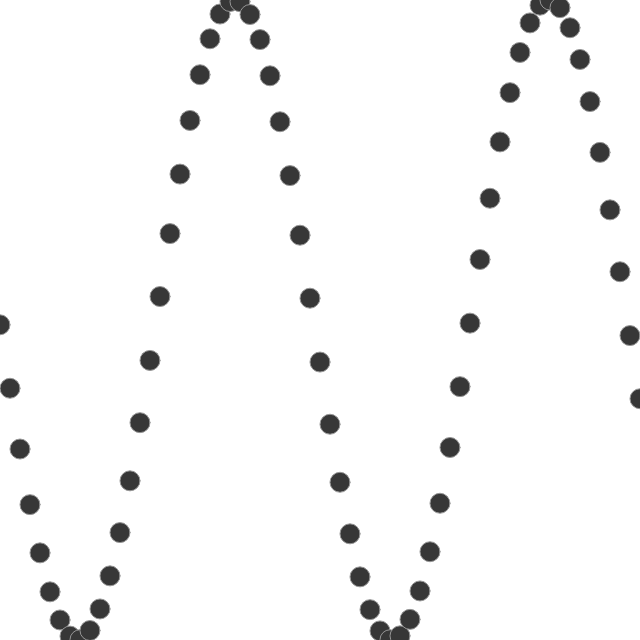
Frame 1 (no input)
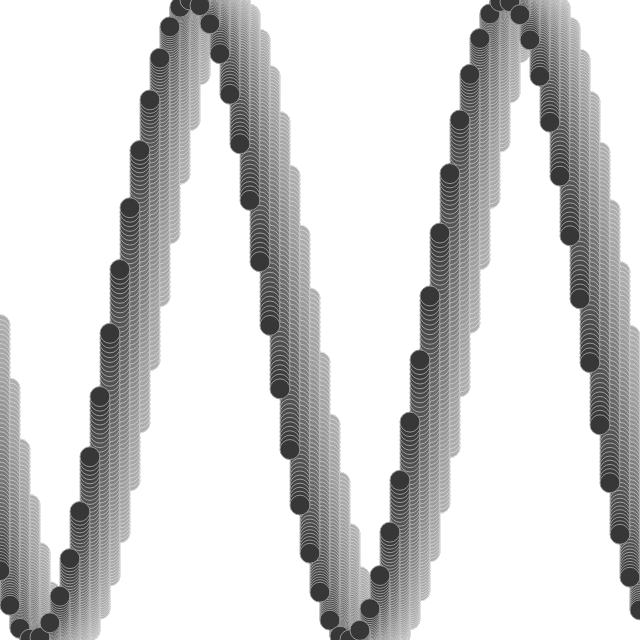
Frame 60 (no input)
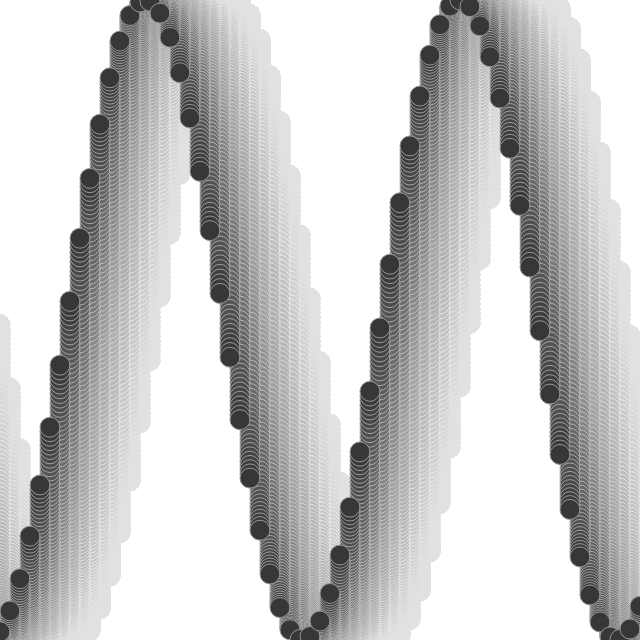
Frame 120 (the mouse pressed at the canvas centre since frame 60)

The p5.js sketch that drew these frames (run headless with seeded random() and noise() and a simulated clock; from frame 60 on, the mouse is pressed at the canvas centre):

// p5.js sketch
// ── sketch.js

var startAngle = 0;
var angleVel = 0.2;

function setup() {
    createCanvas(640, 640);
	background(255);
}

function draw() {
    background(255,4);
    stroke(150);
    fill(55);

    startAngle += 0.015;
    var angle = startAngle

    for(var i = 0; i <= width; i+=10) {
		var y = map(sin(angle), -1, 1, 0, height);
		ellipse(i, y, 20, 20);
		//ellipse(width/2, y, 20, 20);
		angle += angleVel;
		}

		
}

// ── mover.js
var Mover = function () {
    this.position = createVector(random(width), random(height));
    this.velocity = createVector(0, 0);
    this.acceleration;
    this.topspeed = 4;

    this.update = function () {
        var mouse = createVector(mouseX, mouseY);
        var dir = p5.Vector.sub(mouse, this.position);
        dir.normalize();
        dir.mult(0.09);
        this.acceleration = dir;

        this.velocity.add(this.acceleration);
        this.velocity.limit(this.topspeed);
        this.position.add(this.velocity);
    };

    this.display = function () {
				var angle = this.acceleration.heading();
        stroke(0);
        strokeWeight(2);
        fill(127);
        
			push();
			translate(this.position.x, this.position.y)
			rotate(angle);
			rectMode(CENTER);
			fill(255,0,0);
            rect(0, 0, 15, 5);
			triangle(5, -7, 5, 7, 18, 0);
			pop();
    };

    this.checkEdges = function () {
        if (this.position.x > width) {
            this.position.x = 0;
        } else if (this.position.x < 0) {
            this.position.x = width;
        }

        if (this.position.y > height) {
            this.position.y = 0;
        } else if (this.position.y < 0) {
            this.position.y = height;
        }
    };
};
